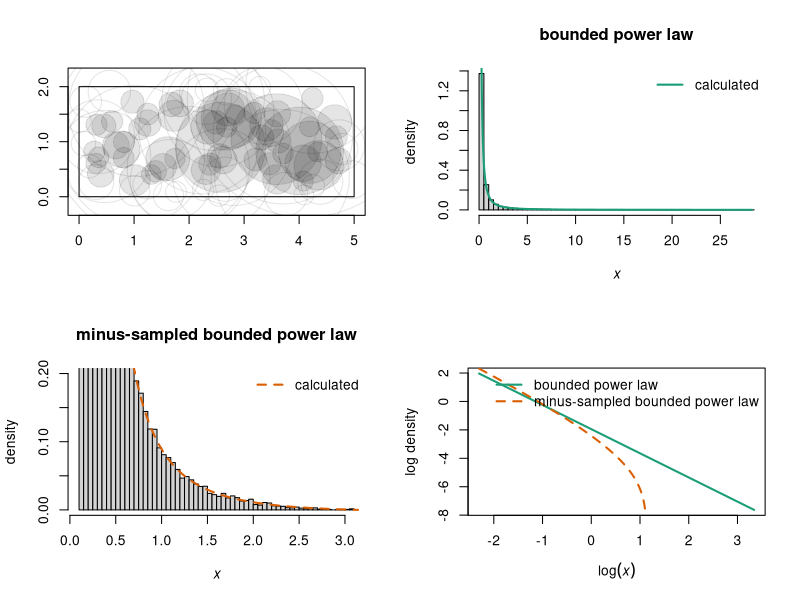

The R source for this figure:
rm(list = ls())
library(RColorBrewer)

#normalization constant C from Equation 2 in Edwards et al
#arguments:
#min mass xmin
#max mass xmax
#exponent b of bounded power law distribution
#Value: normalization constant C as in Equation 2 of Edwards
getC <- function(xmin, xmax, b){
  if(b == -1){
    return(1 / (log(xmax) - log(xmin)))
  } else {
    return((b + 1) / (xmax ^ (b + 1) - xmin ^(b + 1)))
  }
}

#bounded power law density
#Arguments:
#x: value at which to get density
#b: power law coefficient
#C: normalization constant
#xmin, xmax: min and max for bounded power law
#Value: density f(x) at x
dboundedpowerlaw <- function(x, b, C, xmin, xmax){
  fx <- C * x ^ b
  fx[x < xmin] <- 0
  fx[x > xmax] <- 0
  return(fx)
}

#calculate pi(r), the probability we minus-sample a circle of radius r
#Arguments:
#w, v: rectangular window dimensions
#r: circle radius
#Value: probability a circle of radius r is minus-sampled
getpir <- function(w, v, r){
  return((w - 2 * r) * (v - 2 * r) / (w * v)) #area in which we can minus-sample a circle of radius r / window area
}

#density for minus-sampled bounded power law (in form we can supply to optimizer)
#Arguments:
#x: value at which to get density
#b: power law coefficient
#C: normalization constant
#xmin, min for bounded power law
#w, v: width and height of sampling window (ASSUMES v <= w and xmax greater than largest observable object)
#Value: density f(x) at x
dMSBPLanalytic <- function(b, x, xmin, w, v){
  if(x < xmin){
    fx <- 0 
  } else {
    numerator <- 4 / pi * x ^ (b + 1) - 2 * (w + v) / sqrt(pi) * x ^ (b + 0.5) + w * v * x ^ b
    xmw <- pi / 4 * v ^ 2 #largest circle we can fit in window
    if(b == -2){#special case for denominator
      dplus <- w * v / (b + 1) * xmw ^ (b + 1) - 2 * (w + v) / (sqrt(pi) * (b + 1.5)) * xmw ^ (b + 1.5) + 4 / pi * log(xmw)
      dminus <- w * v / (b + 1) * xmin ^ (b + 1) - 2 * (w + v) / (sqrt(pi) * (b + 1.5)) * xmin ^ (b + 1.5) + 4 / pi * log(xmin)
    } else if (b == - 1.5){#special case for denominator
      dplus <- w * v / (b + 1) * xmw ^ (b + 1) - 2 * (w + v) / sqrt(pi) * log(xmw) + 4 / (pi * (b + 2)) * xmw ^ (b + 2)
      dminus <- w * v / (b + 1) * xmin ^ (b + 1) - 2 * (w + v) / sqrt(pi) * log(xmin) + 4 / (pi * (b + 2)) * xmin ^ (b + 2)
    } else if (b == -1){#special case for denominator
      dplus <- w * v * log(xmw) - 2 * (w + v) / (sqrt(pi) * (b + 1.5)) * xmw ^ (b + 1.5) + 4 / (pi * (b + 2)) * xmw ^ (b + 2)
      dminus <- w * v * log(xmin) - 2 * (w + v) / (sqrt(pi) * (b + 1.5)) * xmin ^ (b + 1.5) + 4 / (pi * (b + 2)) * xmin ^ (b + 2)
    } else {
      dplus <- w * v / (b + 1) * xmw ^ (b + 1) - 2 * (w + v) / (sqrt(pi) * (b + 1.5)) * xmw ^ (b + 1.5) + 4 / (pi * (b + 2)) * xmw ^ (b + 2)
      dminus <- w * v / (b + 1) * xmin ^ (b + 1) - 2 * (w + v) / (sqrt(pi) * (b + 1.5)) * xmin ^ (b + 1.5) + 4 / (pi * (b + 2)) * xmin ^ (b + 2)
    }
    denominator <- dplus - dminus
    fx <- numerator / denominator
  }
  return(fx)
}

#density for minus-sampled bounded power law
#Arguments:
#x: value at which to get density
#b: power law coefficient
#C: normalization constant
#xmin, xmax: min and max for bounded power law
#w, v: width and height of sampling window (ASSUMES v <= w)
#Value: density f(x) at x
#NOTE: NOT SURE ABOUT JACOBIAN YET
dMSBPL <- function(x, b, C, xmin, xmax, w, v){
  Jacobian <- 1 / (2 * sqrt(pi * x))
  #numerator <- C / (w * v) * (4 / pi * x ^ (b + 1) - 2 * (w + v) / sqrt(pi) * x ^ (b + 0.5) + w * v * x ^ b) #includes factor C / (w * v) that cancels with denominator
  numerator <- 4 / pi * x ^ (b + 1) - 2 * (w + v) / sqrt(pi) * x ^ (b + 0.5) + w * v * x ^ b
  #numerator <- numerator * Jacobian #change of variables needed?
  
  n2 <- dboundedpowerlaw(x = x, b = b, C = C, xmin = xmin, xmax = xmax) * getpir(w = w, v = v, r = sqrt(x / pi))
  #n2 <- n2 * Jacobian #CHECK: JACOBIAN NEEDED HERE?

  xmw <- pi / 4 * v ^ 2 #largest circle we can fit in window
  if(b == -2){#special case for denominator
    dplus <- w * v / (b + 1) * xmw ^ (b + 1) - 2 * (w + v) / (sqrt(pi) * (b + 1.5)) * xmw ^ (b + 1.5) + 4 / pi * log(xmw)
    dminus <- w * v / (b + 1) * xmin ^ (b + 1) - 2 * (w + v) / (sqrt(pi) * (b + 1.5)) * xmin ^ (b + 1.5) + 4 / pi * log(xmin)
  } else if (b == - 1.5){#special case for denominator
    dplus <- w * v / (b + 1) * xmw ^ (b + 1) - 2 * (w + v) / sqrt(pi) * log(xmw) + 4 / (pi * (b + 2)) * xmw ^ (b + 2)
    dminus <- w * v / (b + 1) * xmin ^ (b + 1) - 2 * (w + v) / sqrt(pi) * log(xmin) + 4 / (pi * (b + 2)) * xmin ^ (b + 2)
  } else if (b == -1){#special case for denominator
    dplus <- w * v * log(xmw) - 2 * (w + v) / (sqrt(pi) * (b + 1.5)) * xmw ^ (b + 1.5) + 4 / (pi * (b + 2)) * xmw ^ (b + 2)
    dminus <- w * v * log(xmin) - 2 * (w + v) / (sqrt(pi) * (b + 1.5)) * xmin ^ (b + 1.5) + 4 / (pi * (b + 2)) * xmin ^ (b + 2)
  } else {
    dplus <- w * v / (b + 1) * xmw ^ (b + 1) - 2 * (w + v) / (sqrt(pi) * (b + 1.5)) * xmw ^ (b + 1.5) + 4 / (pi * (b + 2)) * xmw ^ (b + 2)
    dminus <- w * v / (b + 1) * xmin ^ (b + 1) - 2 * (w + v) / (sqrt(pi) * (b + 1.5)) * xmin ^ (b + 1.5) + 4 / (pi * (b + 2)) * xmin ^ (b + 2)
  }
  denominator <- dplus - dminus
  d2 <- dMSBPLintegral(b = b, C = C, w = w, v = v, xmin = xmin, xmax = xmax, xmaxminus = xmw)

  fx1 <- numerator / denominator
  fx2 <- n2 / d2$value #USING NUMERICAL INTEGRAL FOR NOW: we can always make this form work for other distributions
  
  print("overall check:")
  print(head(cbind(fx1, fx2)))
  
  fx2[x < xmin] <- 0
  fx2[x > xmax] <- 0
  return(fx2)
}

#numerical check on denominator for minus-sampled bounded power law
#Arguments:
#b: power law coefficient
#C: normalization constant
#w, v: width and height of sampling window (ASSUMES v < w)
#xmin, xmax: min and max for bounded power law
#xmaxminus: max area we can fit in window
#Value: numerical integral of what I think is numerator of minus-sampled bounded power law
dMSBPLintegral <- function(b, C, w, v, xmin, xmax, xmaxminus){
  myfunction <- function(x){
      f <- dboundedpowerlaw(x = x, b = b, C = C, xmin = xmin, xmax = xmax) * getpir(w = w, v = v, r = sqrt(x / pi))
      return(f)
    }
  return(integrate(f = myfunction, lower = xmin, upper = xmaxminus))
}

#inverse cdf for bounded power law
#Arguments:
#u in [0, 1]
#xmin and xmax: min and max values of x
#Value: inverse cdf evaluated at u
FXinv <- function(u, b, xmin, xmax){
  if(b == -1){
    x <- xmax ^ u * xmin ^ (1 - u)
  } else {
    x <- (u * xmax ^ (b + 1) + (1 - u) * xmin ^ (b + 1)) ^ (1 / (b + 1))  
  }
  return(x)
}

#simulate from bounded power law distribution
#Arguments:
#n: number of values to simulate
#b: exponent for distribution
#xmin: min size
#xmax: max size
#Value:
#vector of n observations drawn from the specified bounded power law distribution
simulateboundedpowerlaw <- function(n, b, xmin, xmax){
  u <- runif(n = n, min = 0, max = 1)
  x <- FXinv(u = u, b = b, xmin = xmin, xmax = xmax)
}

#radius of circle given area
#Argument: area x
#Value: radius r
radiusfromarea <- function(x){
  return(sqrt(x / pi))
}

#does circle of radius r centred at (alpha, beta) fall entirely within a rectangle of side lengths w, v, lower left corner at origin?
#Arguments:
#alpha, beta: coordinates of circle centre
#r: radius of circle
#w, v: width and height of rectangle
#Value:
#logical: circle entirely in rectangle?
inframe <- function(alpha, beta, r, w, v){
  return(alpha >= r & alpha <= (w - r) & beta >= r & beta <= (v - r))
}

#draw sampling window
#Arguments: w, v width and height of rectangular window
#Value: rectangle representing the window
plotframe <- function(w, v){
  polygon(x = c(0, w, w, 0), y = c(0, 0, v, v))
}

#draw circle, filled if entirely in window
#Arguments:
#alpha, beta: centre of circle
#r: radius of circle
#isinframe (logical): is circle entirely in window?
#Value: draw the circle
plotcircle <- function(alpha, beta, r, isinframe){
  theta <- seq(from = 0, to = 2 * pi, length.out = 1e3)
  xc <- r * cos(theta)
  yc <- r * sin(theta)
  if(isinframe){
    plotcol <- adjustcolor("black", 0.1)
    edgecol <- plotcol
  } else {
    plotcol <- NA
    edgecol <- adjustcolor("black", 0.1)
  }
  polygon(xc + alpha, yc + beta, col = plotcol, border = edgecol)
}

#dimensions of sampling window
w <- 5
v <- 2 #ASSUME v <= w

#DATA FILES NEED TO BE IN THE PROJECT FOR THIS TO WORK
#load data
#oneyeardf <- read.csv("oneyeardf.csv")
#oneyeardf <- oneyeardf[is.na(oneyeardf$ROI.LabelCode), ] # subset by removing corals that are out of frame
#axisscores <- read.csv("axisscores.csv")
#axisscores <- axisscores[order(axisscores$PC1), ] # order by PC1 from low to high

#sample from the sites; loop to repeat for all sites
#subsample from the minus sampled distribution


#parameters of bounded power law 
# need to make a function that estimates the parameters for each site
xmin <- 1e-1 #min area
xmax <- pi * 3^2 #max area
xmaxminus <- pi / 4 * v^2 #max area of circle that can fit in window
b <- -1.7 #power law exponent
C <- getC(xmin = xmin, xmax = xmax, b = b) #normalization constant
n <- 1e5 #number of circles
nplot <- 100 #number to plot
x <- simulateboundedpowerlaw(n = n, b = b, xmin = xmin, xmax = xmax) #simulated areas

r <- radiusfromarea(x) #colony radii (assume circles)
mycolors <- brewer.pal(3, "Dark2")

alpha <- runif(n = n, min = 0, max = w) #(alpha, beta) uniform random points in sampling window
beta <- runif(n = n, min = 0, max = v)

par(mfrow = c(2, 2))
plot(c(0, w), c(0, v), type = "n", asp = 1, xlab = "", ylab = "")
plotframe(w = w, v = v)
isinframe <- inframe(alpha = alpha, beta = beta, r = r, w = w, v = v)
for(i in 1:nplot){#drawing all the circles can be slow so make nplot not too large
  plotcircle(alpha = alpha[i], beta = beta[i], r = r[i], isinframe = isinframe[i]) 
}

hist(x, freq = FALSE, main = "bounded power law", breaks = 100, xlab = expression(italic(x)), ylab = "density")
xseq <- seq(from = xmin, to = xmax, length.out = 1e4)
fx <- dboundedpowerlaw(x = xseq, b = b, C = C, xmin = xmin, xmax = xmax)
lines(xseq, fx, col = mycolors[1], lwd = 2, lty = "solid") #density curve for bounded power law
legend("topright", bty = "n", lwd = 2, lty = c("solid"), col = c(mycolors[1]), legend = c("calculated"))

hist(x[isinframe], freq = FALSE, main = "minus-sampled bounded power law", breaks = 100, xlab = expression(italic(x)), ylab = "density", ylim = c(0, 0.2)) #changing y-axis limits helps us see tail
xseqMS <- seq(from = xmin, to = xmaxminus, length.out = 1e4)
fxMS <- dMSBPL(x = xseqMS, b = b, C = C, xmin = xmin, xmax = xmax, w = w, v = v)
lines(xseqMS, fxMS, col = mycolors[2], lwd = 2, lty = "dashed") #density curve for bounded power law
legend("topright", bty = "n", lwd = 2, lty = c("dashed"), col = c(mycolors[2]), legend = c("calculated"))

plot(log(xseq), log(fx), type = "l", lwd = 2, lty = "solid", col = mycolors[1], xlab = expression(log(italic(x))), ylab = "log density")
lines(log(xseqMS), log(fxMS), col = mycolors[2], lwd = 2, lty = "dashed") #density curve for bounded power law
legend("topright", bty = "n", lwd = 2, lty = c("solid", "dashed"), col = c(mycolors[1], mycolors[2]), legend = c("bounded power law", "minus-sampled bounded power law"))
